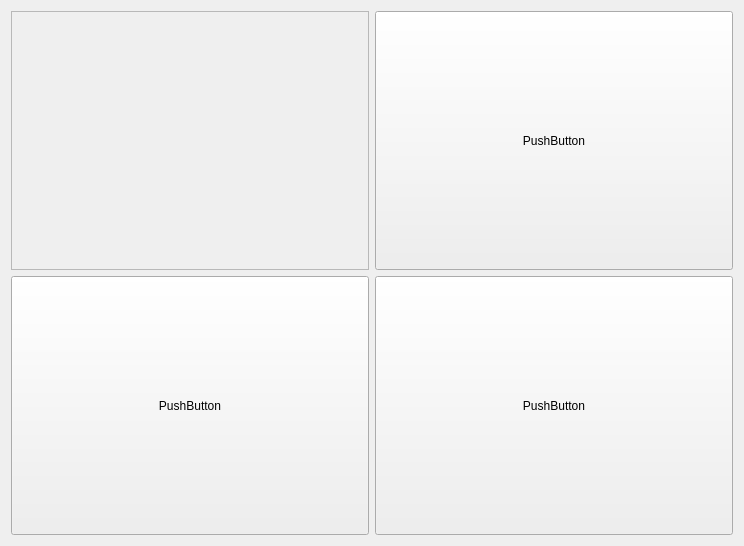
<?xml version="1.0" encoding="UTF-8"?>
<ui version="4.0">
 <class>mytabpageClass</class>
 <widget class="QMainWindow" name="mytabpageClass">
  <property name="geometry">
   <rect>
    <x>0</x>
    <y>0</y>
    <width>744</width>
    <height>546</height>
   </rect>
  </property>
  <property name="windowTitle">
   <string>mytabpage</string>
  </property>
  <widget class="QWidget" name="centralWidget">
   <layout class="QHBoxLayout" name="horizontalLayout">
    <item>
     <layout class="QGridLayout" name="gridLayout">
      <item row="1" column="0">
       <widget class="QPushButton" name="pushButton_2">
        <property name="sizePolicy">
         <sizepolicy hsizetype="Minimum" vsizetype="Preferred">
          <horstretch>0</horstretch>
          <verstretch>0</verstretch>
         </sizepolicy>
        </property>
        <property name="text">
         <string>PushButton</string>
        </property>
       </widget>
      </item>
      <item row="0" column="1">
       <widget class="QPushButton" name="pushButton_3">
        <property name="sizePolicy">
         <sizepolicy hsizetype="Minimum" vsizetype="Preferred">
          <horstretch>0</horstretch>
          <verstretch>0</verstretch>
         </sizepolicy>
        </property>
        <property name="text">
         <string>PushButton</string>
        </property>
       </widget>
      </item>
      <item row="1" column="1">
       <widget class="QPushButton" name="pushButton">
        <property name="sizePolicy">
         <sizepolicy hsizetype="Minimum" vsizetype="Preferred">
          <horstretch>0</horstretch>
          <verstretch>0</verstretch>
         </sizepolicy>
        </property>
        <property name="text">
         <string>PushButton</string>
        </property>
       </widget>
      </item>
      <item row="0" column="0">
       <widget class="QFrame" name="frame">
        <property name="frameShape">
         <enum>QFrame::StyledPanel</enum>
        </property>
        <property name="frameShadow">
         <enum>QFrame::Raised</enum>
        </property>
       </widget>
      </item>
     </layout>
    </item>
   </layout>
  </widget>
 </widget>
 <layoutdefault spacing="6" margin="11"/>
 <resources/>
 <connections/>
</ui>
